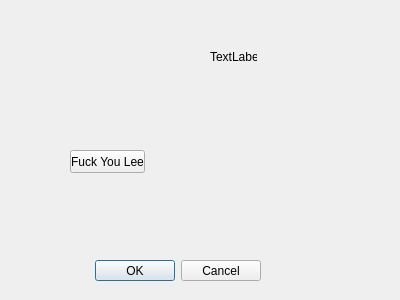
<?xml version="1.0" encoding="UTF-8"?>
<ui version="4.0">
 <class>Dialog</class>
 <widget class="QDialog" name="Dialog">
  <property name="geometry">
   <rect>
    <x>0</x>
    <y>0</y>
    <width>400</width>
    <height>300</height>
   </rect>
  </property>
  <property name="windowTitle">
   <string>Dialog</string>
  </property>
  <widget class="QDialogButtonBox" name="buttonBox">
   <property name="geometry">
    <rect>
     <x>-180</x>
     <y>260</y>
     <width>441</width>
     <height>21</height>
    </rect>
   </property>
   <property name="orientation">
    <enum>Qt::Horizontal</enum>
   </property>
   <property name="standardButtons">
    <set>QDialogButtonBox::Cancel|QDialogButtonBox::Ok</set>
   </property>
  </widget>
  <widget class="QPushButton" name="pushButton">
   <property name="geometry">
    <rect>
     <x>70</x>
     <y>150</y>
     <width>75</width>
     <height>23</height>
    </rect>
   </property>
   <property name="text">
    <string>Fuck You Lee</string>
   </property>
  </widget>
  <widget class="QLabel" name="label">
   <property name="geometry">
    <rect>
     <x>210</x>
     <y>50</y>
     <width>47</width>
     <height>13</height>
    </rect>
   </property>
   <property name="text">
    <string>TextLabel</string>
   </property>
  </widget>
 </widget>
 <resources/>
 <connections>
  <connection>
   <sender>buttonBox</sender>
   <signal>accepted()</signal>
   <receiver>Dialog</receiver>
   <slot>accept()</slot>
   <hints>
    <hint type="sourcelabel">
     <x>248</x>
     <y>254</y>
    </hint>
    <hint type="destinationlabel">
     <x>157</x>
     <y>274</y>
    </hint>
   </hints>
  </connection>
  <connection>
   <sender>buttonBox</sender>
   <signal>rejected()</signal>
   <receiver>Dialog</receiver>
   <slot>reject()</slot>
   <hints>
    <hint type="sourcelabel">
     <x>316</x>
     <y>260</y>
    </hint>
    <hint type="destinationlabel">
     <x>286</x>
     <y>274</y>
    </hint>
   </hints>
  </connection>
 </connections>
</ui>
